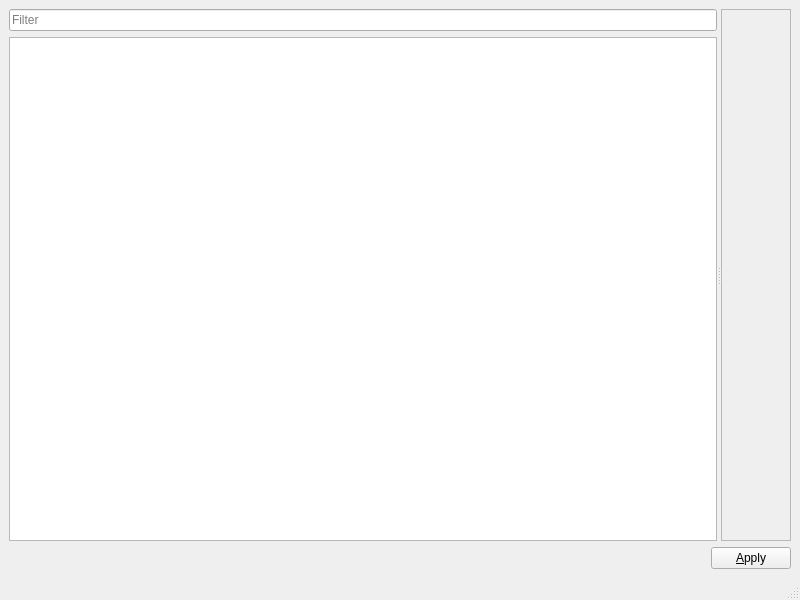
<?xml version="1.0" encoding="UTF-8"?>
<ui version="4.0">
 <class>InputmanglerUI</class>
 <widget class="QMainWindow" name="InputmanglerUI">
  <property name="geometry">
   <rect>
    <x>0</x>
    <y>0</y>
    <width>800</width>
    <height>600</height>
   </rect>
  </property>
  <property name="windowTitle">
   <string>MainWindow</string>
  </property>
  <widget class="QWidget" name="centralwidget">
   <layout class="QVBoxLayout" name="verticalLayout_2">
    <item>
     <widget class="QSplitter" name="splitter">
      <property name="orientation">
       <enum>Qt::Horizontal</enum>
      </property>
      <widget class="QWidget" name="">
       <layout class="QVBoxLayout" name="verticalLayout">
        <item>
         <widget class="QLineEdit" name="windowFilterEdit">
          <property name="placeholderText">
           <string>Filter</string>
          </property>
         </widget>
        </item>
        <item>
         <widget class="QTreeView" name="windowTreeView"/>
        </item>
       </layout>
      </widget>
      <widget class="QScrollArea" name="eventArea">
       <property name="widgetResizable">
        <bool>true</bool>
       </property>
       <widget class="QWidget" name="scrollAreaWidgetContents">
        <property name="geometry">
         <rect>
          <x>0</x>
          <y>0</y>
          <width>470</width>
          <height>264</height>
         </rect>
        </property>
       </widget>
      </widget>
     </widget>
    </item>
    <item>
     <layout class="QHBoxLayout" name="horizontalLayout">
      <item>
       <spacer name="horizontalSpacer">
        <property name="orientation">
         <enum>Qt::Horizontal</enum>
        </property>
        <property name="sizeHint" stdset="0">
         <size>
          <width>40</width>
          <height>20</height>
         </size>
        </property>
       </spacer>
      </item>
      <item>
       <widget class="QPushButton" name="pushButton">
        <property name="text">
         <string>&amp;Apply</string>
        </property>
       </widget>
      </item>
     </layout>
    </item>
   </layout>
  </widget>
  <widget class="QMenuBar" name="menubar">
   <property name="geometry">
    <rect>
     <x>0</x>
     <y>0</y>
     <width>800</width>
     <height>26</height>
    </rect>
   </property>
  </widget>
  <widget class="QStatusBar" name="statusbar"/>
 </widget>
 <resources/>
 <connections/>
</ui>
